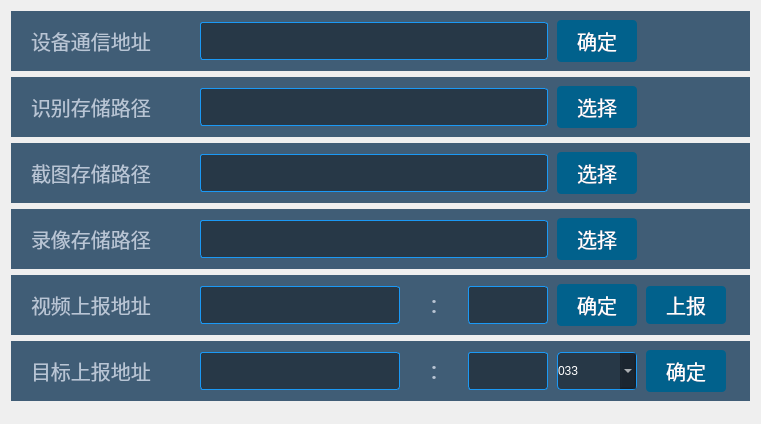
<?xml version="1.0" encoding="UTF-8"?>
<ui version="4.0">
 <class>OtherSetWidget</class>
 <widget class="QWidget" name="OtherSetWidget">
  <property name="geometry">
   <rect>
    <x>0</x>
    <y>0</y>
    <width>761</width>
    <height>424</height>
   </rect>
  </property>
  <property name="windowTitle">
   <string>Form</string>
  </property>
  <property name="styleSheet">
   <string notr="true">QWidget#Httpset_widget,QWidget#OCRset_widget,QWidget#Recordset_widget,QWidget#SnaoShotset_widget,QWidget#TargetSet_widget,
QWidget#Videoset_widget
{
	background-color:rgba(20,56,87,80%);
}

QLabel#label_http,QLabel#label_ocr,QLabel#label_SnaoShot,QLabel#label_Record,
QLabel#label_targetIP,QLabel#label_targetPort,QLabel#label_videoIP,QLabel#label_videoPort
{
	font:20px Alibaba PuHuiTi 2.0;
	color:#b8c5d5;
}

QLineEdit#lineEdit_http,QLineEdit#lineEdit_ocr,QLineEdit#lineEdit_SnaoShot,QLineEdit#lineEdit_Record,
QLineEdit#lineEdit_targetIP,QLineEdit#lineEdit_targetPort,QLineEdit#lineEdit_videoIP,QLineEdit#lineEdit_videoPort
{
	font:20px Alibaba PuHuiTi 2.0;
	color:#b8c5d5;
	background-color: rgba(14, 19, 25, 0.5);
	border-radius: 3px;
	border: 1px solid #1b99f5;
}

QPushButton#pushButton_http,QPushButton#pushButton_ocr,QPushButton#pushButton_SnaoShot,
QPushButton#pushButton_Record,QPushButton#pushButton_Target,QPushButton#pushButton_video,QPushButton#pushButton_videoReport
{
	font:20px Alibaba PuHuiTi 2.0;
	color:white;
	background-color:#01618C;
	border:none;
	border-radius: 4px;
	padding:6px 12px;
}
QPushButton#pushButton_http::hover,QPushButton#pushButton_ocr::hover,QPushButton#pushButton_SnaoShot::hover,
QPushButton#pushButton_Record::hover,QPushButton#pushButton_Target::hover,QPushButton#pushButton_video::hover,QPushButton#pushButton_videoReport::hover
{
	font:20px Alibaba PuHuiTi 2.0;
	color:white;
	background-color:#01618C;
	border:none;
	border-radius: 4px;
	padding:6px 12px;
}
QPushButton#pushButton_http::pressed,QPushButton#pushButton_ocr::pressed,QPushButton#pushButton_SnaoShot::pressed,
QPushButton#pushButton_Record::pressed,QPushButton#pushButton_Target::pressed,QPushButton#pushButton_video::pressed,QPushButton#pushButton_videoReport::pressed
{
	font:20px Alibaba PuHuiTi 2.0;
	color:white;
	background-color:#00507F;
	border:none;
	border-radius: 4px;
	padding:6px 12px;
}

QComboBox#comboBox_Car
{
    combobox-popup:0;
    font:20px &quot;阿里巴巴普惠体&quot;;
	color:white;
	background-color: rgba(14, 19, 25, 0.5);
	border-radius: 4px;
	padding-right:1px;
	border: 1px solid #1b99f5;
}
QComboBox#comboBox_Car::drop-down
{
	width:30px;
	height:37px;
	border-image: url(:/resource/下拉框-iconBtn_下拉-normal.png);
}
QComboBox#comboBox_Car::drop-down::hover
{
	width:30px;
	height:37px;
	border-image: url(:/resource/下拉框-iconBtn_下拉-hover-select.png);
}
QComboBox#comboBox_Car::drop-down::checked
{
	width:30px;
	height:37px;
	border-image: url(:/resource/下拉框-iconBtn_下拉-pressed.png);
}
QComboBox#comboBox_Car QAbstractItemView
{	
	font:20px &quot;阿里巴巴普惠体&quot;;
	color:white;
	background-color: #014268;
	border:1px solid #1b99f5;
	border-radius: 3px;
}
QComboBox#comboBox_Car QAbstractItemView::item 
{
	height:38px;
	padding:1px 1px 1px 1px;
	font:20px &quot;阿里巴巴普惠体&quot;;
	color:white;
}
QComboBox#comboBox_Car QAbstractItemView::item::hover 
{
	height:38px;
	padding:1px 1px 1px 1px;
	font:20px &quot;阿里巴巴普惠体&quot;;
	color:white;
	background-color: #3cb0ea;
}
QComboBox#comboBox_Car QAbstractItemView::item::selected 
{
	height:38px;
	padding:1px 1px 1px 1px;
	font:20px &quot;阿里巴巴普惠体&quot;;
	color:white;
	background-color: #3cb0ea;
} 

</string>
  </property>
  <layout class="QVBoxLayout" name="verticalLayout">
   <item>
    <widget class="QWidget" name="Httpset_widget" native="true">
     <property name="minimumSize">
      <size>
       <width>0</width>
       <height>60</height>
      </size>
     </property>
     <layout class="QHBoxLayout" name="horizontalLayout_3">
      <property name="leftMargin">
       <number>20</number>
      </property>
      <item>
       <layout class="QHBoxLayout" name="horizontalLayout">
        <property name="spacing">
         <number>9</number>
        </property>
        <item>
         <widget class="QLabel" name="label_http">
          <property name="minimumSize">
           <size>
            <width>160</width>
            <height>0</height>
           </size>
          </property>
          <property name="text">
           <string>设备通信地址</string>
          </property>
         </widget>
        </item>
        <item>
         <widget class="QLineEdit" name="lineEdit_http">
          <property name="minimumSize">
           <size>
            <width>348</width>
            <height>38</height>
           </size>
          </property>
          <property name="maximumSize">
           <size>
            <width>348</width>
            <height>16777215</height>
           </size>
          </property>
          <property name="text">
           <string/>
          </property>
         </widget>
        </item>
        <item>
         <widget class="QPushButton" name="pushButton_http">
          <property name="minimumSize">
           <size>
            <width>80</width>
            <height>38</height>
           </size>
          </property>
          <property name="text">
           <string>确定</string>
          </property>
          <property name="checkable">
           <bool>false</bool>
          </property>
         </widget>
        </item>
        <item>
         <spacer name="horizontalSpacer">
          <property name="orientation">
           <enum>Qt::Horizontal</enum>
          </property>
          <property name="sizeHint" stdset="0">
           <size>
            <width>40</width>
            <height>20</height>
           </size>
          </property>
         </spacer>
        </item>
       </layout>
      </item>
     </layout>
    </widget>
   </item>
   <item>
    <widget class="QWidget" name="OCRset_widget" native="true">
     <property name="minimumSize">
      <size>
       <width>0</width>
       <height>60</height>
      </size>
     </property>
     <layout class="QHBoxLayout" name="horizontalLayout_4">
      <property name="leftMargin">
       <number>20</number>
      </property>
      <item>
       <layout class="QHBoxLayout" name="horizontalLayout_2">
        <property name="spacing">
         <number>9</number>
        </property>
        <item>
         <widget class="QLabel" name="label_ocr">
          <property name="minimumSize">
           <size>
            <width>160</width>
            <height>0</height>
           </size>
          </property>
          <property name="text">
           <string>识别存储路径</string>
          </property>
         </widget>
        </item>
        <item>
         <widget class="QLineEdit" name="lineEdit_ocr">
          <property name="minimumSize">
           <size>
            <width>348</width>
            <height>38</height>
           </size>
          </property>
          <property name="maximumSize">
           <size>
            <width>348</width>
            <height>16777215</height>
           </size>
          </property>
         </widget>
        </item>
        <item>
         <widget class="QPushButton" name="pushButton_ocr">
          <property name="minimumSize">
           <size>
            <width>80</width>
            <height>38</height>
           </size>
          </property>
          <property name="text">
           <string>选择</string>
          </property>
         </widget>
        </item>
        <item>
         <spacer name="horizontalSpacer_2">
          <property name="orientation">
           <enum>Qt::Horizontal</enum>
          </property>
          <property name="sizeHint" stdset="0">
           <size>
            <width>40</width>
            <height>20</height>
           </size>
          </property>
         </spacer>
        </item>
       </layout>
      </item>
     </layout>
    </widget>
   </item>
   <item>
    <widget class="QWidget" name="SnaoShotset_widget" native="true">
     <property name="minimumSize">
      <size>
       <width>0</width>
       <height>60</height>
      </size>
     </property>
     <layout class="QHBoxLayout" name="horizontalLayout_6">
      <property name="leftMargin">
       <number>20</number>
      </property>
      <item>
       <layout class="QHBoxLayout" name="horizontalLayout_5">
        <property name="spacing">
         <number>9</number>
        </property>
        <item>
         <widget class="QLabel" name="label_SnaoShot">
          <property name="minimumSize">
           <size>
            <width>160</width>
            <height>0</height>
           </size>
          </property>
          <property name="text">
           <string>截图存储路径</string>
          </property>
         </widget>
        </item>
        <item>
         <widget class="QLineEdit" name="lineEdit_SnaoShot">
          <property name="minimumSize">
           <size>
            <width>348</width>
            <height>38</height>
           </size>
          </property>
          <property name="maximumSize">
           <size>
            <width>348</width>
            <height>16777215</height>
           </size>
          </property>
         </widget>
        </item>
        <item>
         <widget class="QPushButton" name="pushButton_SnaoShot">
          <property name="minimumSize">
           <size>
            <width>80</width>
            <height>38</height>
           </size>
          </property>
          <property name="text">
           <string>选择</string>
          </property>
         </widget>
        </item>
        <item>
         <spacer name="horizontalSpacer_3">
          <property name="orientation">
           <enum>Qt::Horizontal</enum>
          </property>
          <property name="sizeHint" stdset="0">
           <size>
            <width>40</width>
            <height>20</height>
           </size>
          </property>
         </spacer>
        </item>
       </layout>
      </item>
     </layout>
    </widget>
   </item>
   <item>
    <widget class="QWidget" name="Recordset_widget" native="true">
     <property name="minimumSize">
      <size>
       <width>0</width>
       <height>60</height>
      </size>
     </property>
     <layout class="QHBoxLayout" name="horizontalLayout_12">
      <property name="leftMargin">
       <number>20</number>
      </property>
      <item>
       <layout class="QHBoxLayout" name="horizontalLayout_11">
        <property name="spacing">
         <number>9</number>
        </property>
        <item>
         <widget class="QLabel" name="label_Record">
          <property name="minimumSize">
           <size>
            <width>160</width>
            <height>0</height>
           </size>
          </property>
          <property name="text">
           <string>录像存储路径</string>
          </property>
         </widget>
        </item>
        <item>
         <widget class="QLineEdit" name="lineEdit_Record">
          <property name="minimumSize">
           <size>
            <width>348</width>
            <height>38</height>
           </size>
          </property>
          <property name="maximumSize">
           <size>
            <width>348</width>
            <height>16777215</height>
           </size>
          </property>
         </widget>
        </item>
        <item>
         <widget class="QPushButton" name="pushButton_Record">
          <property name="minimumSize">
           <size>
            <width>80</width>
            <height>38</height>
           </size>
          </property>
          <property name="text">
           <string>选择</string>
          </property>
         </widget>
        </item>
        <item>
         <spacer name="horizontalSpacer_6">
          <property name="orientation">
           <enum>Qt::Horizontal</enum>
          </property>
          <property name="sizeHint" stdset="0">
           <size>
            <width>40</width>
            <height>20</height>
           </size>
          </property>
         </spacer>
        </item>
       </layout>
      </item>
     </layout>
    </widget>
   </item>
   <item>
    <widget class="QWidget" name="Videoset_widget" native="true">
     <property name="minimumSize">
      <size>
       <width>0</width>
       <height>60</height>
      </size>
     </property>
     <layout class="QHBoxLayout" name="horizontalLayout_10">
      <property name="leftMargin">
       <number>20</number>
      </property>
      <item>
       <layout class="QHBoxLayout" name="horizontalLayout_9">
        <property name="spacing">
         <number>9</number>
        </property>
        <item>
         <widget class="QLabel" name="label_videoIP">
          <property name="minimumSize">
           <size>
            <width>160</width>
            <height>0</height>
           </size>
          </property>
          <property name="text">
           <string>视频上报地址</string>
          </property>
         </widget>
        </item>
        <item>
         <widget class="QLineEdit" name="lineEdit_videoIP">
          <property name="minimumSize">
           <size>
            <width>200</width>
            <height>38</height>
           </size>
          </property>
          <property name="maximumSize">
           <size>
            <width>200</width>
            <height>16777215</height>
           </size>
          </property>
         </widget>
        </item>
        <item>
         <widget class="QLabel" name="label_videoPort">
          <property name="minimumSize">
           <size>
            <width>50</width>
            <height>0</height>
           </size>
          </property>
          <property name="maximumSize">
           <size>
            <width>50</width>
            <height>16777215</height>
           </size>
          </property>
          <property name="text">
           <string>：</string>
          </property>
          <property name="alignment">
           <set>Qt::AlignCenter</set>
          </property>
         </widget>
        </item>
        <item>
         <widget class="QLineEdit" name="lineEdit_videoPort">
          <property name="minimumSize">
           <size>
            <width>80</width>
            <height>38</height>
           </size>
          </property>
          <property name="maximumSize">
           <size>
            <width>80</width>
            <height>16777215</height>
           </size>
          </property>
         </widget>
        </item>
        <item>
        <widget class="QPushButton" name="pushButton_video">
          <property name="minimumSize">
           <size>
            <width>80</width>
            <height>38</height>
           </size>
          </property>
          <property name="text">
           <string>确定</string>
          </property>
        </widget>
       </item>
       <item>
        <widget class="QPushButton" name="pushButton_videoReport">
         <property name="minimumSize">
          <size>
           <width>80</width>
           <height>38</height>
          </size>
         </property>
         <property name="maximumSize">
          <size>
           <width>80</width>
           <height>38</height>
          </size>
         </property>
         <property name="text">
          <string>上报</string>
         </property>
        </widget>
       </item>
       <item>
        <spacer name="horizontalSpacer_5">
          <property name="orientation">
           <enum>Qt::Horizontal</enum>
          </property>
          <property name="sizeType">
           <enum>QSizePolicy::Expanding</enum>
          </property>
          <property name="sizeHint" stdset="0">
           <size>
            <width>40</width>
            <height>20</height>
           </size>
          </property>
         </spacer>
        </item>
       </layout>
      </item>
     </layout>
    </widget>
   </item>
   <item>
    <widget class="QWidget" name="TargetSet_widget" native="true">
     <property name="minimumSize">
      <size>
       <width>0</width>
       <height>60</height>
      </size>
     </property>
     <layout class="QHBoxLayout" name="horizontalLayout_8">
      <property name="leftMargin">
       <number>20</number>
      </property>
      <item>
       <layout class="QHBoxLayout" name="horizontalLayout_7">
        <property name="spacing">
         <number>9</number>
        </property>
        <item>
         <widget class="QLabel" name="label_targetIP">
          <property name="minimumSize">
           <size>
            <width>160</width>
            <height>0</height>
           </size>
          </property>
          <property name="text">
           <string>目标上报地址</string>
          </property>
         </widget>
        </item>
        <item>
         <widget class="QLineEdit" name="lineEdit_targetIP">
          <property name="minimumSize">
           <size>
            <width>200</width>
            <height>38</height>
           </size>
          </property>
          <property name="maximumSize">
           <size>
            <width>200</width>
            <height>16777215</height>
           </size>
          </property>
         </widget>
        </item>
        <item>
         <widget class="QLabel" name="label_targetPort">
          <property name="minimumSize">
           <size>
            <width>50</width>
            <height>0</height>
           </size>
          </property>
          <property name="maximumSize">
           <size>
            <width>50</width>
            <height>16777215</height>
           </size>
          </property>
          <property name="text">
           <string>：</string>
          </property>
          <property name="alignment">
           <set>Qt::AlignCenter</set>
          </property>
         </widget>
        </item>
        <item>
         <widget class="QLineEdit" name="lineEdit_targetPort">
          <property name="minimumSize">
           <size>
            <width>80</width>
            <height>38</height>
           </size>
          </property>
          <property name="maximumSize">
           <size>
            <width>80</width>
            <height>16777215</height>
           </size>
          </property>
         </widget>
        </item>
        <item>
         <widget class="QComboBox" name="comboBox_Car">
          <property name="minimumSize">
           <size>
            <width>80</width>
            <height>38</height>
           </size>
          </property>
          <property name="maximumSize">
           <size>
            <width>80</width>
            <height>38</height>
           </size>
          </property>
          <item>
           <property name="text">
            <string>033</string>
           </property>
          </item>
          <item>
           <property name="text">
            <string>002</string>
           </property>
          </item>
         </widget>
        </item>
        <item>
         <widget class="QPushButton" name="pushButton_Target">
          <property name="minimumSize">
           <size>
            <width>80</width>
            <height>38</height>
           </size>
          </property>
          <property name="text">
           <string>确定</string>
          </property>
         </widget>
        </item>
        <item>
         <spacer name="horizontalSpacer_4">
          <property name="orientation">
           <enum>Qt::Horizontal</enum>
          </property>
          <property name="sizeHint" stdset="0">
           <size>
            <width>40</width>
            <height>20</height>
           </size>
          </property>
         </spacer>
        </item>
       </layout>
      </item>
     </layout>
    </widget>
   </item>
   <item>
    <spacer name="verticalSpacer">
     <property name="orientation">
      <enum>Qt::Vertical</enum>
     </property>
     <property name="sizeHint" stdset="0">
      <size>
       <width>20</width>
       <height>40</height>
      </size>
     </property>
    </spacer>
   </item>
  </layout>
 </widget>
 <resources/>
 <connections/>
</ui>
